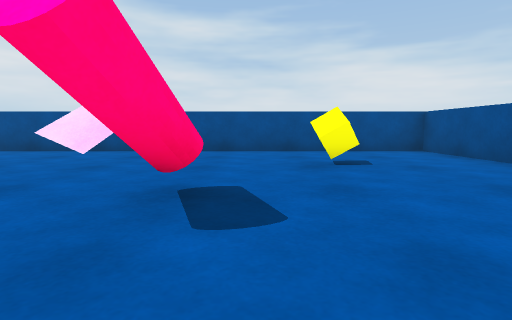
View 1 (above)

15 first-person views from a walk through a scene from a Unity 3-D project. The camera is 0.59 m above the floor, tilts 6° down and sees 80° across. The floor is counted in squares, 1 m on a side. Each view is taken from the middle of a square. On the plan, view 1 faces up. The plan holds only what a view shows up to about 9 squares ahead; the rest is blank. The player is left out.

View 2
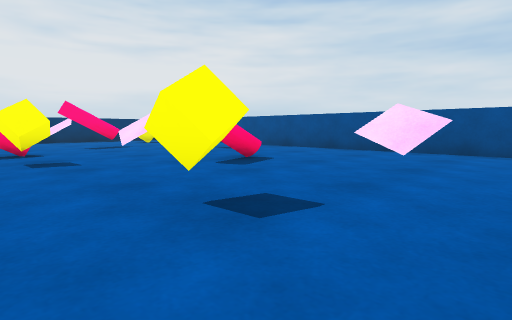

View 3
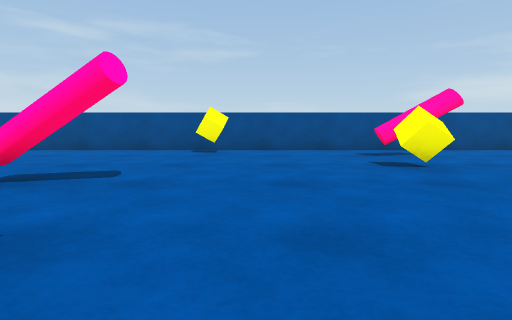

View 4
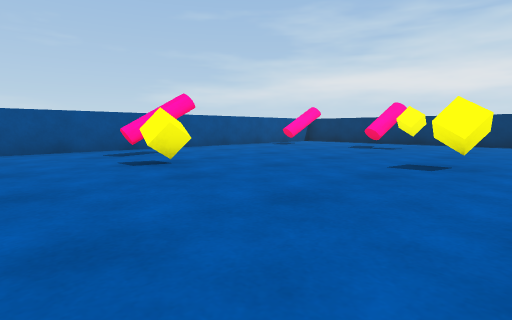

View 5
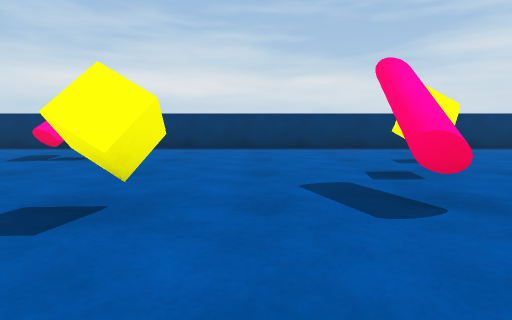

View 6
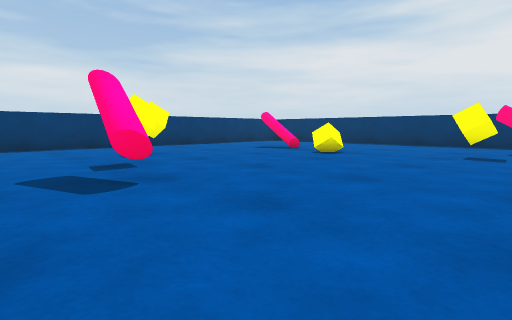

View 7
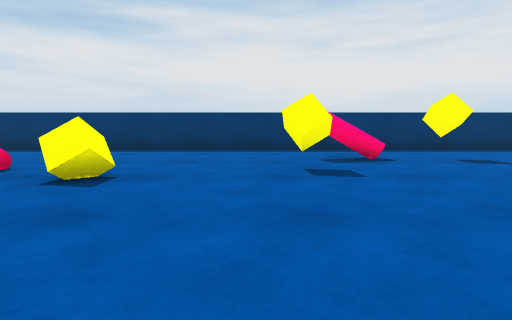

View 8
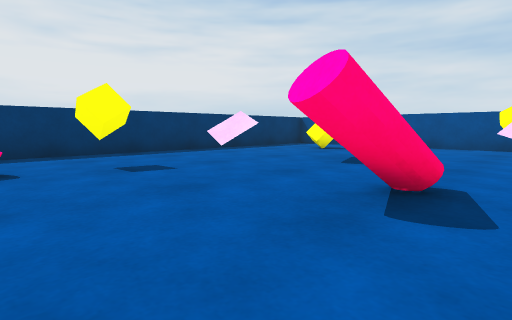

View 9
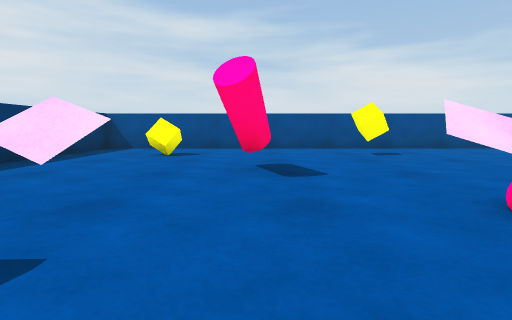

View 10
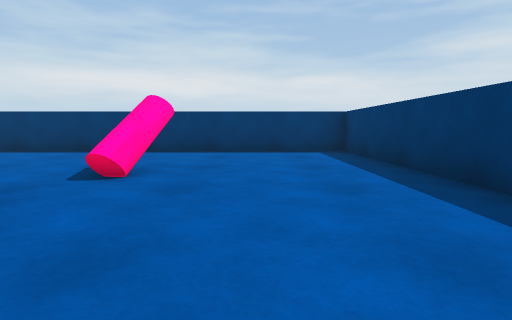

View 11
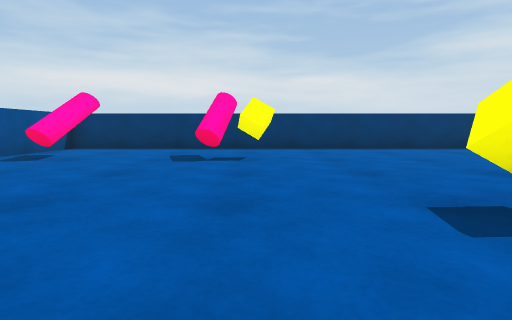

View 12
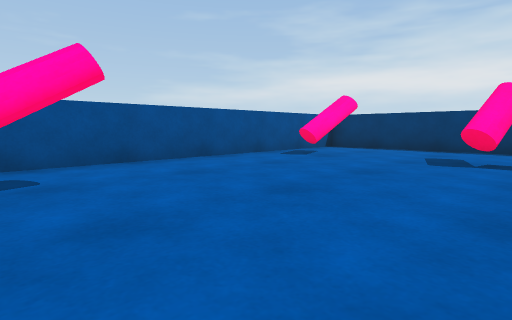

View 13
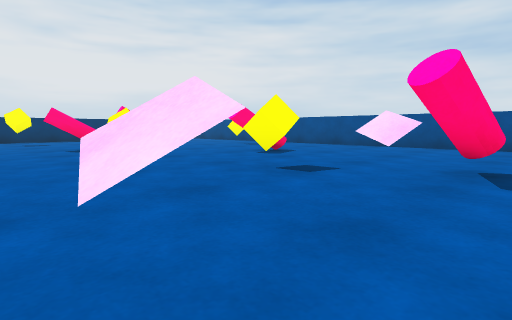

View 14
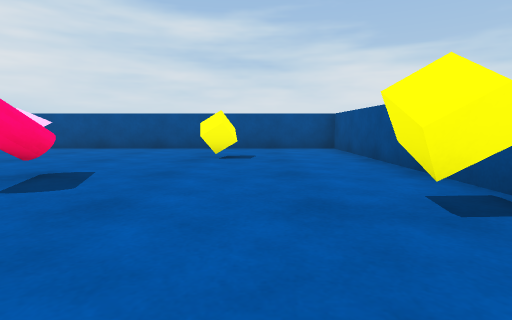

View 15
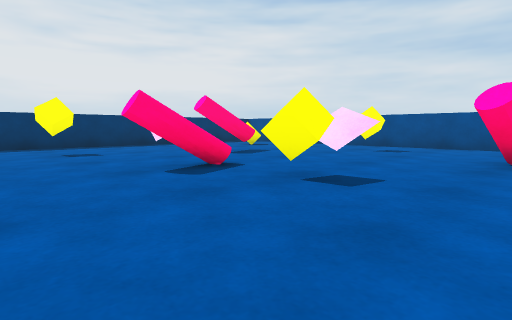

### Floor plan
Key: @ floor where view 1 was taken; # wall or solid block; x gap in a wall; . floor; = window, fence, low wall or low ledge; ^ raised ledge; O other object.
Columns run from 16 left of view 1 to 4 right of it. Each row starts with its distance up from view 1.
  8 #####################
  7 #...................#
  6 #..O...O............#
  5 #............^...O..#
  4 #....O.....O........#
  3 #.^^.O..^xO....O....#
  2 #..............O....#
  1 #......O.O...O.....O#
  0 #..O...O........@...#
 -1 #.............^.....#
 -2 #..O.............O..#
 -3 #..O.O............O.#
 -4 #......^^.........O.#
 -5 #......=..OO.O......#
 -6 #....O....O.....^...#
 -7 #.........O.........#
 -8 #....O..............#
 -9 #.^^.O...O.....OO..O#
-10 #...............O..O#
-11 #...................#
-12 #####################

Where each view was taken, in squares from view 1:
view 1: 0 up, 0 right, facing up
view 2: 0 up, 1 left, facing up-left
view 3: 0 up, 4 left, facing right
view 4: 0 up, 4 left, facing down-right
view 5: 3 down, 4 left, facing down
view 6: 2 down, 4 left, facing down-left
view 7: 4 down, 7 left, facing left
view 8: 2 down, 8 left, facing up-left
view 9: 1 down, 11 left, facing up
view 10: 4 down, 13 left, facing down
view 11: 3 down, 1 left, facing down
view 12: 3 down, 1 left, facing down-right
view 13: 2 down, 0 right, facing up-left
view 14: 1 down, 2 right, facing up
view 15: 2 down, 5 left, facing up-left
